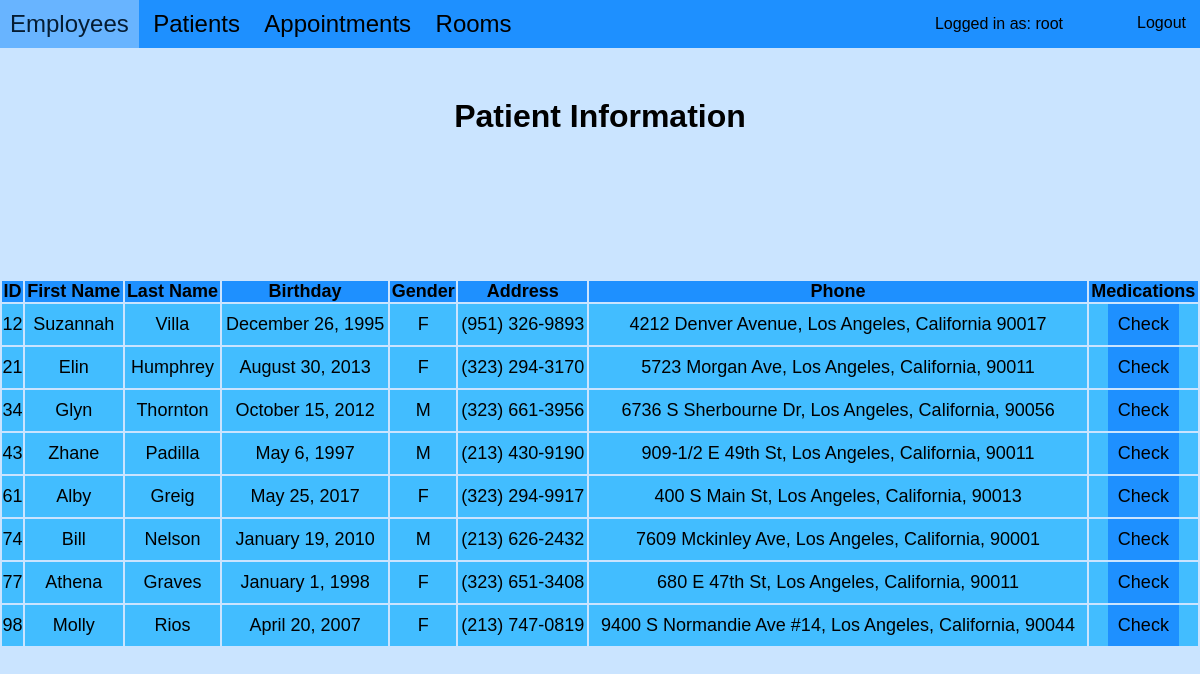
Page /patients.php (signed in) on the committed database.
### tables this page shows
CREATE TABLE `patient` (
  `pid` int(11) NOT NULL,
  `fname` varchar(25) NOT NULL,
  `lname` varchar(25) NOT NULL,
  `birthday` varchar(20) NOT NULL,
  `gender` char(1) NOT NULL,
  `phone` varchar(20) NOT NULL,
  `address` varchar(100) NOT NULL,
  PRIMARY KEY (`pid`)
);

### patients.php (the view, shortened to what this page needs)
<?php include 'header.php'; ?>
<h1 class="title">Patient Information</h1>
<?php
$conn = db_connect($_SESSION['vali']);
$sql = 'select * from patient;';
$result = mysqli_query($conn, $sql) or die(mysqli_error($conn));
$field_names = [
    'ID',
    'First Name',
    'Last Name',
    'Birthday',
    'Gender',
    'Address',
    'Phone',
    'Medications'
];
echo '<table class=tabl>';
echo '<tr class=column>';
foreach ($field_names as $value) {
    echo '<td>' . $value . '</td>';
}
echo '</tr>';
$fieldNum = mysqli_num_fields($result);
while ($row = mysqli_fetch_array($result)) {
    $i = $row[0];
    echo "<tr class=row>";
    for ($x = 0; $x < $fieldNum; $x++) {
        echo "<td>" . $row[$x] . "</td>";
    }
    echo '<td><form class="med" method="post" action="medication.php">';
    echo '<button class="med_button" type="submit" value="' . $i . '" name="pid">Check</button>';
    echo '</form></td>';
    echo '</tr>';
}
echo '</table>';
?>
<?php include 'footer.php'; ?>

### css/style.css (style rules this page uses)
* { padding: 0; margin: 0; font-family: Arial; }
body { background-color: rgb(202, 228, 255) }
.title { text-align: center; padding-top: 50px; font-size: xx-large; padding-bottom: 50px; }
button.med_button { padding: 10px; background-color: dodgerblue; border: dodgerblue; font-size: large; }
.tabl { width: 100%; font-size: large; text-align: center; margin-top: -50px; }
.column { font-weight: 800; background-color: dodgerblue; }
.row { background-color: #42bdff; }

### rows in the picture
patient: pid "12", fname "Suzannah", lname "Villa", birthday "December 26, 1995", gender "F", phone "(951) 326-9893", address "4212 Denver Avenue, Los Angeles, California 90017"
patient: pid "21", fname "Elin", lname "Humphrey", birthday "August 30, 2013", gender "F", phone "(323) 294-3170", address "5723 Morgan Ave, Los Angeles, California, 90011"
patient: pid "34", fname "Glyn", lname "Thornton", birthday "October 15, 2012", gender "M", phone "(323) 661-3956", address "6736 S Sherbourne Dr, Los Angeles, California, 90056"
patient: pid "43", fname "Zhane", lname "Padilla", birthday "May 6, 1997", gender "M", phone "(213) 430-9190", address "909-1/2 E 49th St, Los Angeles, California, 90011"
patient: pid "61", fname "Alby", lname "Greig", birthday "May 25, 2017", gender "F", phone "(323) 294-9917", address "400 S Main St, Los Angeles, California, 90013"
patient: pid "74", fname "Bill", lname "Nelson", birthday "January 19, 2010", gender "M", phone "(213) 626-2432", address "7609 Mckinley Ave, Los Angeles, California, 90001"
patient: pid "77", fname "Athena", lname "Graves", birthday "January 1, 1998", gender "F", phone "(323) 651-3408", address "680 E 47th St, Los Angeles, California, 90011"
patient: pid "98", fname "Molly", lname "Rios", birthday "April 20, 2007", gender "F", phone "(213) 747-0819", address "9400 S Normandie Ave #14, Los Angeles, California, 90044"

### other values in the picture
$_SESSION['user'] "root"
$value "ID"
$value "First Name"
$value "Last Name"
$value "Birthday"
$value "Gender"
$value "Address"
$value "Phone"
$value "Medications"
